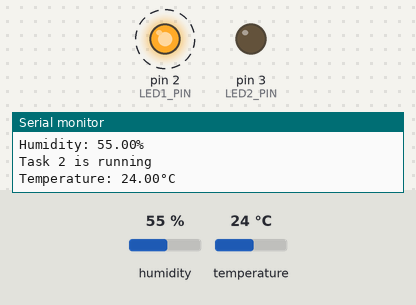
A program run on a simulated Arduino Mega 2560, built with avr-gcc and run on an emulated ATmega2560. On the bench: output pins drawn as LEDs (lit = HIGH), the last lines printed to the serial monitor. Dashed ring = blinking. Inputs (shaded band) come from the test bench; at power-on: temperature 24 °C, humidity 55 %.

Above: at 2.8 s.
2.9 s: temperature set to 29 °C
At 3.71 s:
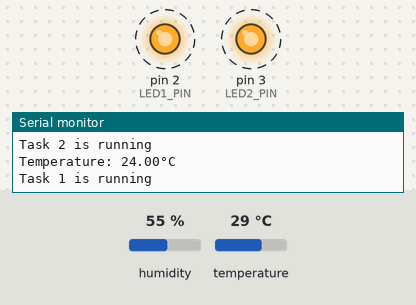
6.4 s: temperature set to 32 °C
At 7.2 s:
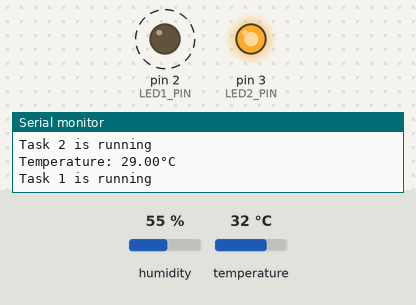
Timing chart, 0 to 15.9 s (numbered marks = the images above; inputs shaded):
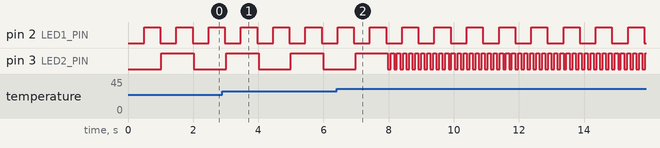

The program:

main.cpp
```cpp
#include <Arduino.h>
#include "Arduino_FreeRTOS.h"
#include <Adafruit_Sensor.h>
#include <DHT.h>
#include <DHT_U.h>

#define LED1_PIN  2
#define LED2_PIN  3
#define DTH11_PIN 4
#define DHTTYPE    DHT11     // DHT 11
//#define DHTTYPE    DHT22     // DHT 22 (AM2302)
//#define DHTTYPE    DHT21     // DHT 21 (AM2301)

DHT_Unified dht(DTH11_PIN, DHTTYPE);

const TickType_t xDelay1000ms = pdMS_TO_TICKS(1000);

// put function declarations here:
TaskHandle_t Task1Handle = NULL, Task2Handle = NULL;
void control_task(void* pvParameters);
void communication_task(void* pvParameters);


static void blink(uint8_t pin, uint16_t delay)
{
  digitalWrite(pin, false);
  vTaskDelay(pdMS_TO_TICKS(delay));
  digitalWrite(pin, true);
  vTaskDelay(pdMS_TO_TICKS(delay));
}

void signal_event()
{
  // Do some applications here
}

void wait_event()
{
  // Do some applications here
}


void setup()
{
  //... Initialize Serial that using for debug
  Serial.begin(115200);
  while(!Serial);   // wait serial is opened

  BaseType_t xReturned;
  //...Create a task 1
  xReturned = xTaskCreate
            (
              control_task,
              "LED Blinking",         // Name of task
              1024,                   // Stack sizes * 4
              NULL,                   // Parameters for task (pvParameters)
              2,                      // Priority, 0 is lowest
              &Task1Handle            // Task handle
            );
  //...Create a task 2
  xReturned = xTaskCreate(communication_task, "Debug Monitor", 1024, NULL, 2, &Task2Handle);
  vTaskStartScheduler();
}
void loop() {}

/*.....................Functions.............................
.............................................................
.............................................................
*/

/// @brief Taks 1, Led blinking
/// @param pvParameters
void control_task(void *pvParameters __attribute__((unused)))
{
  // Inittialze
  pinMode(LED1_PIN, OUTPUT);
  digitalWrite(LED1_PIN, false);

  //...Loop
  while(true)
  {
    Serial.println("Task 1 is running");
    blink(LED1_PIN, 500);
  }
}

/// @brief Task 2, Serial debug
/// @param pvParameters
void communication_task(void *pvParameters __attribute__((unused)))
{
  uint32_t delayMS;
  // Initialize
  pinMode(LED2_PIN, OUTPUT);
  // Initialize device.
  dht.begin();
  Serial.println(F("DHTxx Unified Sensor Example"));
  // Print temperature sensor details.
  sensor_t sensor;
  dht.temperature().getSensor(&sensor);
  Serial.println(F("------------------------------------"));
  Serial.println(F("Temperature Sensor"));
  Serial.print  (F("Sensor Type: ")); Serial.println(sensor.name);
  Serial.print  (F("Driver Ver:  ")); Serial.println(sensor.version);
  Serial.print  (F("Unique ID:   ")); Serial.println(sensor.sensor_id);
  Serial.print  (F("Max Value:   ")); Serial.print(sensor.max_value); Serial.println(F("°C"));
  Serial.print  (F("Min Value:   ")); Serial.print(sensor.min_value); Serial.println(F("°C"));
  Serial.print  (F("Resolution:  ")); Serial.print(sensor.resolution); Serial.println(F("°C"));
  Serial.println(F("------------------------------------"));
  // Print humidity sensor details.
  dht.humidity().getSensor(&sensor);
  Serial.println(F("Humidity Sensor"));
  Serial.print  (F("Sensor Type: ")); Serial.println(sensor.name);
  Serial.print  (F("Driver Ver:  ")); Serial.println(sensor.version);
  Serial.print  (F("Unique ID:   ")); Serial.println(sensor.sensor_id);
  Serial.print  (F("Max Value:   ")); Serial.print(sensor.max_value); Serial.println(F("%"));
  Serial.print  (F("Min Value:   ")); Serial.print(sensor.min_value); Serial.println(F("%"));
  Serial.print  (F("Resolution:  ")); Serial.print(sensor.resolution); Serial.println(F("%"));
  Serial.println(F("------------------------------------"));
  // Set delay between sensor readings based on sensor details.
  delayMS = sensor.min_delay / 1000;
  // Loop
  while(true)
  {
    Serial.println("Task 2 is running");
    // digitalWrite(LED2_PIN, true);
    // vTaskDelay(pdMS_TO_TICKS(500));
    // digitalWrite(LED2_PIN, false);
    // vTaskDelay(pdMS_TO_TICKS(500));

    // Delay between measurements.
    vTaskDelay(pdMS_TO_TICKS(delayMS));
    // Get temperature event and print its value.
    sensors_event_t event;
    dht.temperature().getEvent(&event);
    if (isnan(event.temperature)) {
      Serial.println(F("Error reading temperature!"));
    }
    else {
      Serial.print(F("Temperature: "));
      Serial.print(event.temperature);
      Serial.println(F("°C"));

      if (event.temperature > 30) {
        blink(LED2_PIN, 100);
      }
      else {
        blink(LED2_PIN, 1000);
      }
    }
    // Get humidity event and print its value.
    dht.humidity().getEvent(&event);
    if (isnan(event.relative_humidity)) {
      Serial.println(F("Error reading humidity!"));
    }
    else {
      Serial.print(F("Humidity: "));
      Serial.print(event.relative_humidity);
      Serial.println(F("%"));
    }
  }
}
```

Measured:
- the behaviour switches between 30 and 31 °C on temperature (found by bisection; images 1 and 2)
- by itself, pin 2 (LED1_PIN): alternates HIGH for 0.50 s and LOW for 0.50 s
- by itself, pin 3 (LED2_PIN): repeats every 0.19 s: LOW 0.09 s, HIGH 0.10 s
